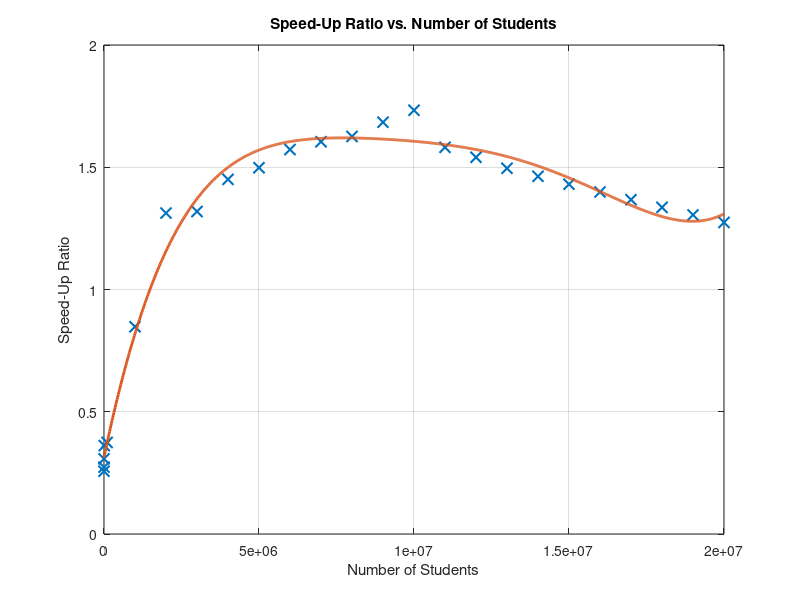

Source code (MATLAB):
% Given data points
students = [50, 100, 1000, 10000, 100000, 1000000, 2000000, 3000000, 4000000, 5000000, 6000000, 7000000, 8000000, 9000000, 10000000, 11000000, 12000000, 13000000, 14000000, 15000000, 16000000, 17000000, 18000000, 19000000, 20000000];
speedup = [0.3072991395834644, 0.25675654259421654, 0.2735147045554917, 0.361597992476868, 0.3746318726794683, 0.8475930351266744, 1.3126453672211145, 1.3190375117456237, 1.4504607039644648, 1.4979644937803283, 1.572410356368595, 1.6042011268687155, 1.6258964344411373, 1.6843190021997019, 1.7332516886104483, 1.5815513533672299, 1.5409185648406387, 1.4959170589885664, 1.462982398646289, 1.430703848699387, 1.398782747191127, 1.367204084994057, 1.335952724801585, 1.305013613583055, 1.274371739365301];

% Fit a curve using polynomial interpolation
p = polyfit(students, speedup, 5); % 5th degree polynomial

% Generate a smoothed curve
x = linspace(min(students), max(students), 1000);
y = polyval(p, x);

% Plot the smoothed curve
figure;
plot(students, speedup, 'x', 'MarkerSize', 8, 'LineWidth', 1.5);
hold on;
plot(x, y, 'LineWidth', 2);
xlabel('Number of Students');
ylabel('Speed-Up Ratio');
title('Speed-Up Ratio vs. Number of Students');
grid on;
